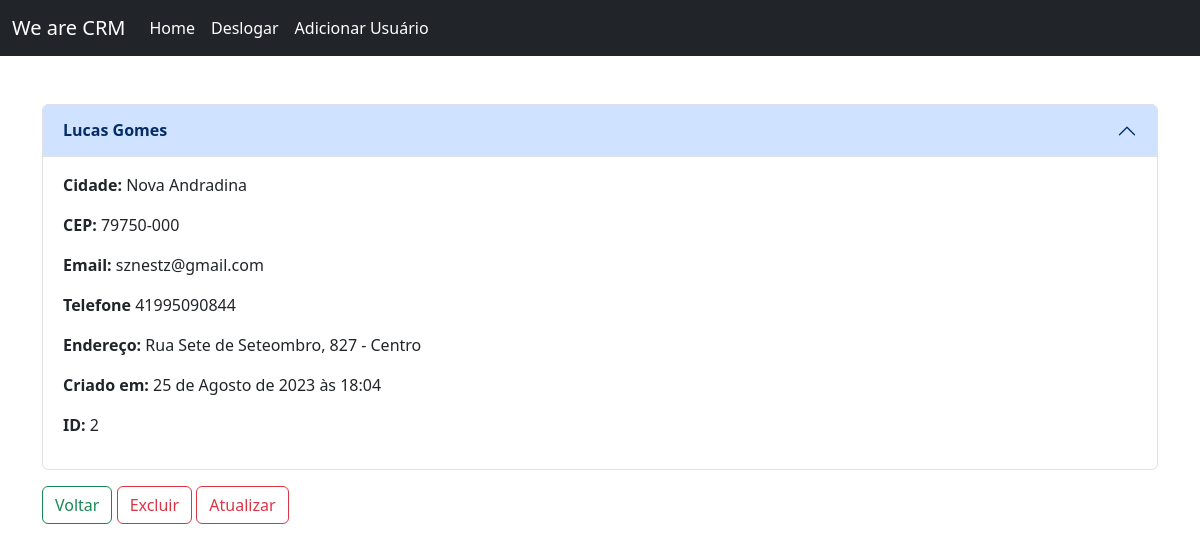
The page /record/2 (signed in) on the database its author committed.
### website/models.py (models this page shows, shortened)
class Costumer(models.Model):
    created_at = models.DateTimeField(auto_now_add=True)
    first_name = models.CharField(max_length=50)
    last_name = models.CharField(max_length=50)
    email = models.CharField(max_length=100)
    phone = models.CharField(max_length=15)
    address = models.CharField(max_length=100)
    city = models.CharField(max_length=50)
    state = models.CharField(max_length=50)
    zipcode = models.CharField(max_length=20)

### website/views.py (the view)
# urls.py: path('record/<int:pk>', costumer_record, name='record'),
def costumer_record(request, pk):
    if request.user.is_authenticated:
        thecostumer_record = Costumer.objects.get(id=pk)
        return render(request, 'record.html', {'thecostumer_record': thecostumer_record})
    else:
        messages.error(request, "Você deve estar logado para acessar esta página")
        return redirect('home')

### website/templates/record.html (shortened to what this page needs)
{% extends 'base.html' %}
{% block content %}
  <div class="container mt-5 mb-5 accordion" id="accordionExample">
    <div class="accordion-item">
      <h2 class="accordion-header">
        <button class="accordion-button" type="button" data-bs-toggle="collapse" data-bs-target="#collapseOne" aria-expanded="true" aria-controls="collapseOne">
            <strong>
            {{ thecostumer_record.first_name }}
            {{ thecostumer_record.last_name }}
            </strong>
        </button>
      </h2>
      <div id="collapseOne" class="accordion-collapse collapse show" data-bs-parent="#accordionExample">
        <div class="accordion-body">
          <strong>Cidade: </strong>        {{ thecostumer_record.city }}</p>
          <strong>CEP: </strong>       {{ thecostumer_record.zipcode }}</p>
          <strong>Email: </strong>       {{ thecostumer_record.email }}</p>
          <strong>Telefone </strong>       {{ thecostumer_record.phone }}</p>
          <strong>Endereço: </strong>       {{ thecostumer_record.address }}</p>
          <strong>Criado em: </strong>       {{ thecostumer_record.created_at }}</p>
          <strong>ID: </strong>       {{ thecostumer_record.id }}</p>
        </div>
      </div>
    </div>
    <a href="{% url 'home' %}" class="btn mt-3 btn-outline-success">Voltar</a>
    <a href="{% url 'delete_record' thecostumer_record.id %}" class="btn mt-3 btn-outline-danger">Excluir</a>
    <a href="{% url 'update_record' thecostumer_record.id %}" class="btn mt-3 btn-outline-danger">Atualizar</a>
  </div>
{% endblock %}

### rows shown on the page
Costumer: first_name "Lucas", last_name "Gomes", city "Nova Andradina", zipcode "79750-000", email "sznestz@gmail.com", phone "41995090844", address "Rua Sete de Seteombro, 827 - Centro", created_at "25 de Agosto de 2023 às 18:04", id "2"
